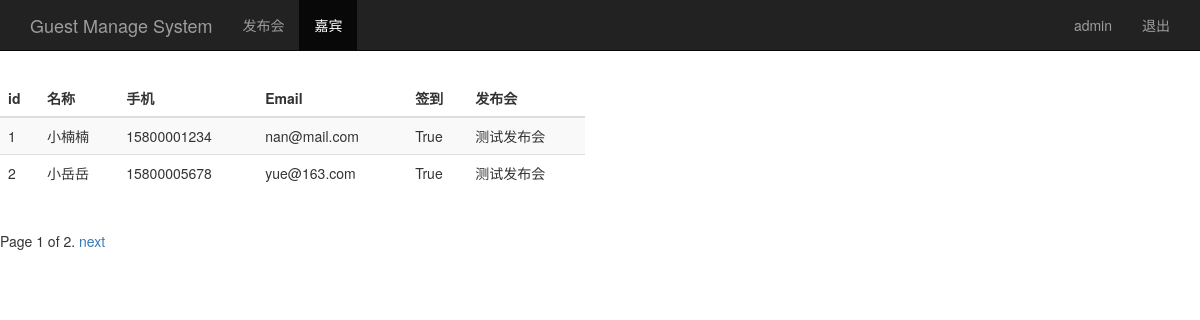
The page /guest_manage/ (signed in) on the database its author committed.
### sign/models.py (models this page shows, shortened)
class Guest(models.Model):
    event = models.ForeignKey(Event)
    realname = models.CharField(max_length=64)
    phone = models.CharField(max_length=16)
    email = models.EmailField()
    sign = models.BooleanField()
    create_time = models.DateTimeField(auto_now=True)
    class Meta:
        unique_together = ("event", "phone")

class Event(models.Model):
    name = models.CharField(max_length=100)
    limit = models.IntegerField()
    status = models.BooleanField()
    address = models.CharField(max_length=200)
    start_time = models.DateTimeField('event time')
    create_time = models.DateTimeField(auto_now=True)
    def __str__(self):
        return self.name

### sign/views.py (the view)
# urls.py: url(r'^guest_manage/$', views.guest_manage),
@login_required
def guest_manage(request):
    username = request.session.get('user', '')
    guest_list = Guest.objects.all()
    paginator = Paginator(guest_list, 2)
    page = request.GET.get('page')
    try:
        contacts = paginator.page(page)
    except PageNotAnInteger:
        contacts = paginator.page(1)
    except EmptyPage:
        contacts = paginator.page(paginator.num_pages)
    return render(request, "guest_manage.html", {"user": username, "guests": contacts})

### templates/guest_manage.html (shortened to what this page needs)
<!DOCTYPE html>
<html lang="en">
<head>
    {% load bootstrap3 %}
    {% bootstrap_css %}
</head>
<body role="document">
<nav class="navbar navbar-inverse navbar-fixed-top">
    <div class="container">
        <div class="navbar-header">
            <a class="navbar-brand" href="/guest_manage/">Guest Manage System</a>
        </div>
        <div id ="navbar" class="collapse navbar-collapse">
            <ul class="nav navbar-nav">
                <li><a href="/event_manage/">发布会</a> </li>
                <li class="active"><a href="#">嘉宾</a></li>
            </ul>
            <ul class="nav navbar-nav navbar-right">
                <li><a href="#">{{ user }}</a> </li>
                <li><a href="/logout/">退出</a></li>
            </ul>
        </div>
    </div>
</nav>
<div class="row" style="padding-top: 80px;">
    <div class="col-md-6">
        <table class="table table-striped">
            <thead>
            <tr>
                <th>id</th><th>名称</th><th>手机</th><th>Email</th><th>签到</th><th>发布会</th>
            </tr>
            </thead>
            <tbody>
            {% for guest in guests %}
                <tr>
                <td>{{ guest.id }}</td>
                <td>{{ guest.realname }}</td>
                <td>{{ guest.phone }}</td>
                <td>{{ guest.email }}</td>
                <td>{{ guest.sign }}</td>
                <td>{{ guest.event }}</td>
                </tr>
            {% endfor %}
            </tbody>
        </table>
    </div>
</div>
<div class="pagination">
    <span class="step=links">
            <span class="current">
                Page {{ guests.number }} of {{ guests.paginator.num_pages }}.
            </span>
        {% if guests.has_next %}
            <a href="?page={{ guests.next_page_number }}">next</a>
        {% endif %}
    </span>
</div>
</body>
</html>

### rows shown on the page
Guest: id "1", realname "小楠楠", phone "15800001234", email "nan@mail.com", sign "True", event "测试发布会"
Guest: id "2", realname "小岳岳", phone "15800005678", email "yue@163.com", sign "True", event "测试发布会"

### other values the page prints
{{ user }} "admin"
{{ guests.number }} "1"
{{ guests.paginator.num_pages }} "2"
